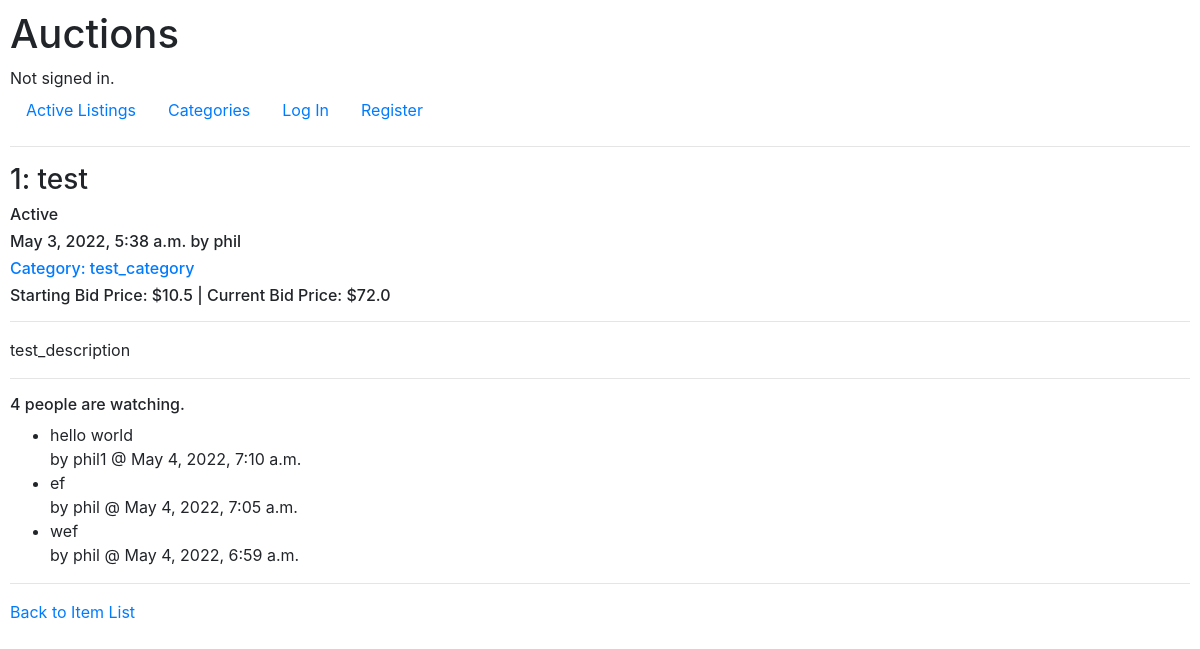
Before: /1 with the older database file.
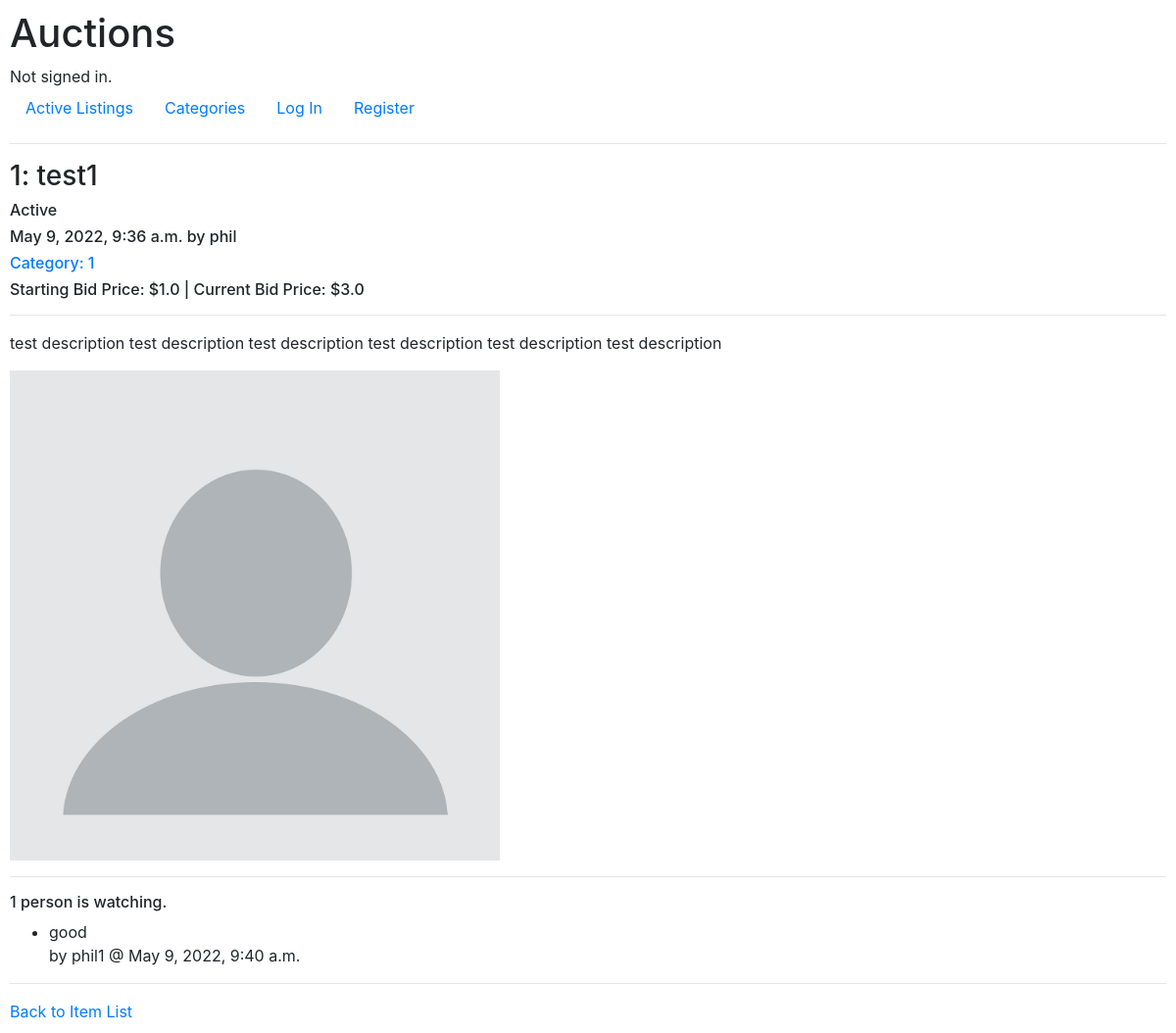
After: the same page with the newer database file.
### auctions/models.py (models this page shows, shortened)
class Listings(models.Model):
    title = models.CharField(max_length=256)
    description = models.TextField(max_length=512)
    starting_bid = models.FloatField()
    current_bid = models.FloatField(blank=True, null=True)
    active = models.BooleanField(default=True)
    created_date = models.DateTimeField(default=timezone.now)
    creator = models.ForeignKey(User, on_delete=models.PROTECT, related_name="all_creators")
    category = models.ForeignKey(Categories, on_delete=models.CASCADE, related_name="similar_listings")
    watchers = models.ManyToManyField(User, blank=True, related_name="watch_list")
    buyer = models.ForeignKey(User, blank=True, null=True, on_delete=models.PROTECT)
    image = models.ImageField(null=True, blank=True, upload_to="images/")

class User(AbstractUser):
    def __str__(self):
        return f"{self.username}"

class Categories(models.Model):
    category = models.CharField(max_length=64)
    def __str__(self):
        return f"{self.category}"

class Comments(models.Model):
    user = models.ForeignKey(User, on_delete=models.CASCADE)
    created_time = models.DateTimeField(default=timezone.now)
    listing = models.ForeignKey(Listings, on_delete=models.CASCADE, related_name="get_comments")
    comment = models.CharField(max_length=256)

### auctions/views.py (the view, shortened to what this page needs)
# urls.py: path("<int:item_id>", views.item, name="item"),
def item(request, item_id):
    is_watched = False
    is_creator = False
    is_buyer = False
    listings = Listings.objects.get(id=item_id)
    comments = Comments.objects.filter(listing=listings)
    categories = Categories.objects.get(category=listings.category)
    return render(
        request,
        "auctions/item.html",
        {
            "id": listings.id,
            "title": listings.title,
            "description": listings.description,
            "starting_bid": listings.starting_bid,
            "current_bid": listings.current_bid,
            "category": listings.category,
            "active": listings.active,
            "created_date": listings.created_date,
            "creator": listings.creator,
            "watchers": listings.watchers.count(),
            "is_watched": is_watched,
            "is_creator": is_creator,
            "is_buyer": is_buyer,
            "useruser": request.user,
            "comments": comments,
            "category_id": categories.id,
            "image": listings.image,
        },
    )

### auctions/templates/auctions/item.html (shortened to what this page needs)
{% extends "auctions/layout.html" %}
{% block body %}
    <h3>{{id}}: {{title}}</h3>
    {% if active %}
    <h6>Active</h6>
    {% else %}
    <h6>Closed</h6>
    {% endif %}
    <h6>{{created_date}} by {{creator}}</h6>
    {% if category %}
    <h6><a href="{% url 'category_list' category_id %}">Category: {{category}}</a></h6>
    {% endif %}
    <h6>Starting Bid Price: ${{starting_bid}} | {% if current_bid %}Current Bid Price: ${{current_bid}}{% else %}No Bid Yet{% endif %}</h6>
    <hr>
    <p>{{description}}</p>
    {% if image %}
    <img src="{{ image.url }}" width="500">
    {% endif %}
    <hr>
    {% if watchers %}
    <h6>{{watchers}} {% if watchers == 1 %}person is{% else %}people are{% endif %} watching.</h6>
    {% endif %}
    <ul>
        {% for c in comments %}
        <li>
            {{c.comment}} <br>by {{c.user}} @ {{c.created_time}}
        </li>
        {% endfor %}
    </ul>
    <hr>
    <a href="{% url 'index' %}">Back to Item List</a>
{% endblock %}

### auctions/templates/auctions/layout.html (shortened to what this page needs)
{% load static %}
<!DOCTYPE html>
<html lang="en">
    <head>
        <link rel="stylesheet" href="https://stackpath.bootstrapcdn.com/bootstrap/4.4.1/css/bootstrap.min.css">
        <link href="{% static 'auctions/styles.css' %}" rel="stylesheet">
    </head>
    <body>
        <h1>Auctions</h1>
        <div>
            {% if user.is_authenticated %}
                Signed in as <strong>{{ user.username }}</strong>.
            {% else %}
                Not signed in.
            {% endif %}
        </div>
        <ul class="nav">
            <li class="nav-item">
                <a class="nav-link" href="{% url 'index' %}">Active Listings</a>
            </li>
            <li class="nav-item">
                <a class="nav-link" href="{% url 'category' %}">Categories</a>
            </li>
            {% if user.is_authenticated %}
                <li class="nav-item">
                    <a class="nav-link" href="{% url 'create_listing' %}">Create Listing</a>
                </li>
                <li class="nav-item">
                    <a class="nav-link" href="{% url 'watchlist' %}">Watchlist</a>
                </li>
                <li class="nav-item">
                    <a class="nav-link" href="{% url 'logout' %}">Log Out</a>
                </li>
            {% else %}
                <li class="nav-item">
                    <a class="nav-link" href="{% url 'login' %}">Log In</a>
                </li>
                <li class="nav-item">
                    <a class="nav-link" href="{% url 'register' %}">Register</a>
                </li>
            {% endif %}
        </ul>
        <hr>
        {% block body %}
        {% endblock %}
    </body>
</html>

### auctions/static/auctions/styles.css (style rules this page uses)
body { padding: 10px; }

Changed rows visible on the page:
removed Comments: comment "hello world", user "phil1", created_time "May 4, 2022, 7:10 a.m."
removed Comments: comment "ef", user "phil", created_time "May 4, 2022, 7:05 a.m."
removed Comments: comment "wef", user "phil", created_time "May 4, 2022, 6:59 a.m."
changed Listings: title "test" → "test1"; created_date "May 3, 2022, 5:38 a.m." → "May 9, 2022, 9:36 a.m."; starting_bid "10.5" → "1.0"; current_bid "72.0" → "3.0"; description "test_description" → "test description test description test description test description test description test description"
changed Categories: category "test_category" → "1"
added Comments: comment "good", user "phil1", created_time "May 9, 2022, 9:40 a.m."
Other visible differences:
{{ watchers }}: "4" → "1"
text no longer shown: "people are"
text now shown: "person is"
